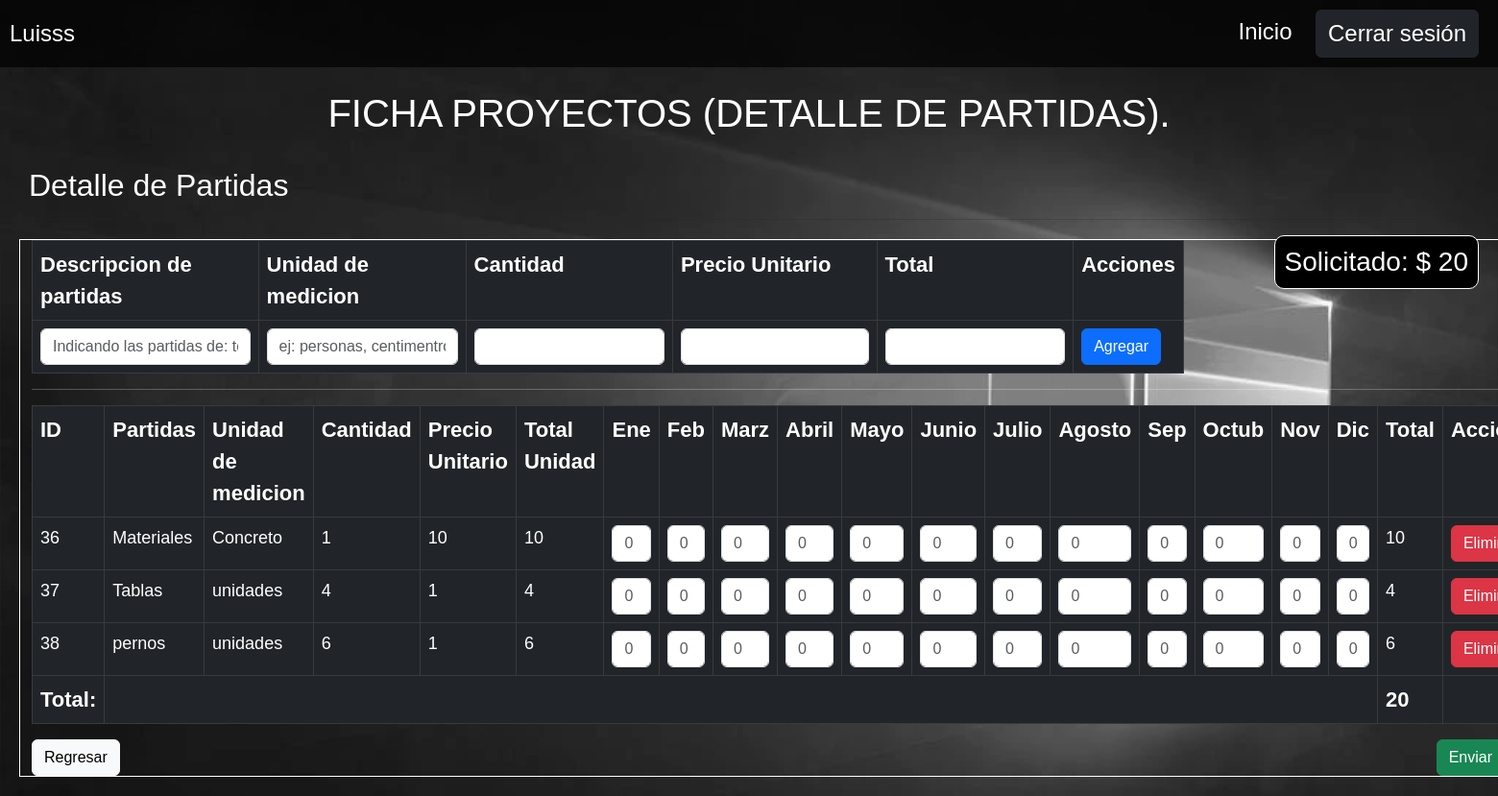
The app's page /Usuario/Tipo_fichas/ficha_PY_detalle.php?id_PY=1 (signed in) with its own data.
### tables this page shows
CREATE TABLE `ficha_proyectos` (
  `id_PY` int(255) NOT NULL,
  `nombre_ficha_PY` varchar(300) NOT NULL,
  `tipo_ficha_PY` int(11) NOT NULL,
  `fecha_PY` date NOT NULL,
  `direccion_PY` int(30) NOT NULL,
  `descripcion_PY` varchar(300) NOT NULL,
  `justificacion_PY` varchar(300) NOT NULL,
  `financiamiento_PY` int(30) NOT NULL,
  `aportes_externos_PY` int(30) NOT NULL,
  `total_PY` int(30) NOT NULL,
  `unidad_vecinal_PY` varchar(30) NOT NULL,
  `poblacion_PY` varchar(30) NOT NULL,
  `direccion_comuna_PY` varchar(30) NOT NULL,
  `propiedad_terreno_PY` varchar(30) NOT NULL,
  `plazo_ejecucion_PY` varchar(30) NOT NULL,
  `fecha_estima_inicio_PY` date NOT NULL,
  `fecha_estima_termi_PY` date NOT NULL,
  `procedimiento_PY` varchar(30) NOT NULL,
  `numero_benef_PY` int(10) NOT NULL,
  `inversionx_benefi_PY` int(30) NOT NULL,
  `costo_M2_construccion_PY` int(30) NOT NULL,
  `costo_anual_PY` int(30) NOT NULL,
  `usuario_PY` int(3) NOT NULL,
  `estado_ficha_PY` int(11) NOT NULL,
  `gestion_PY` int(1) NOT NULL,
  `clasificacion_PY` int(255) NOT NULL,
  `prioridad_PY` int(30) NOT NULL
);

CREATE TABLE `ficha_py_detalle_anual` (
  `id_PY_detalle` int(255) NOT NULL,
  `id_PY_derivado` int(255) NOT NULL,
  `descripcion_gasto_PY` varchar(300) NOT NULL,
  `unidades_partida_PY` varchar(30) NOT NULL,
  `cantidad_PY_partida` int(20) NOT NULL,
  `precio_unit_PY` int(20) NOT NULL,
  `total_PY` int(20) NOT NULL,
  `enero_PY` int(20) NOT NULL,
  `febrero_PY` int(20) NOT NULL,
  `marzo_PY` int(20) NOT NULL,
  `abril_PY` int(20) NOT NULL,
  `mayo_PY` int(20) NOT NULL,
  `junio_PY` int(20) NOT NULL,
  `julio_PY` int(20) NOT NULL,
  `agosto_PY` int(20) NOT NULL,
  `septiembre_PY` int(20) NOT NULL,
  `octubre_PY` int(20) NOT NULL,
  `noviembre_PY` int(20) NOT NULL,
  `diciembre_PY` int(20) NOT NULL,
  `total_anual_PY` int(20) NOT NULL
);

### Usuario/Tipo_fichas/ficha_PY_detalle.php (the view, shortened to what this page needs)
<?php
include("/xampp/htdocs/Sistema/controladores/cre_fichas/registro_PY_detalle.php");
$id_PY = $_GET['id_PY'];
$sql = "SELECT * FROM ficha_proyectos where id_PY = $id_PY";
$mostrar = mysqli_query($conexion1, $sql);
$fila = mysqli_fetch_assoc($mostrar);
$sql = "SELECT * FROM ficha_py_detalle_anual WHERE id_PY_derivado = $id_PY ";
$mostrar2 = mysqli_query($conexion1, $sql);
$suma_anual_py = 0;
?>
<!doctype html>
<html lang="en">
<head>
  <link href="https://cdn.jsdelivr.net/npm/bootstrap@5.3.0-alpha1/dist/css/bootstrap.min.css" rel="stylesheet">
</head>
<tbody>
  <div class="header">
    <h1><?php echo $_SESSION['nombre'] ?></h1>
    <div>
      <a href="../../Usuario/inicio_usuario.php">Inicio</a>
      <a href="../../controladores/usuario_cerrar_session.php">
        <button type="button" class="btn btn-dark">Cerrar sesión</button>
      </a>
    </div>
  </div>
</tbody>
<br>
<body>
<center><h1 style="color:white;">FICHA PROYECTOS (DETALLE DE PARTIDAS).</h1></center>
<br>
  <h2 style="color:white; margin-left:30px">Detalle de Partidas</h2>
  <tr>
    <td colspan="18">
      <hr>
    </td>
  </tr>
  <h3 style="float:right ; margin-right:20px ; color: white;">Solicitado: $ <?php echo $fila['total_PY'] ?></h3>
  <div class="container">
    <form action="" method="post">
      <table id="tabla_partida" class="table table-bordered table-hover table-dark table-responsive">
        <tr>
          <th>Descripcion de partidas</th>
          <th>Unidad de medicion</th>
          <th>Cantidad</th>
          <th>Precio Unitario</th>
          <th>Total</th>
          <th>Acciones</th>
        <tr>
          <td><input type="text" class="form-control" name="py_partida" placeholder="Indicando las partidas de: terreno, obras civiles, y del equipamiento si se postula con este. " required></td>
          <td> <input type="text" class="form-control" name="py_medicion" placeholder="ej: personas, centimentros, kilogramos, etc ..." required></td>
          <td><input type="number" class="form-control" name="py_cantidad" required></td>
          <td><input type="number" class="form-control" name="py_precio_unitario" required></td>
          <td><input type="number" name="total_partida" class="form-control" readonly></td>
          <td><input type="submit" class="btn btn-primary" value="Agregar" name="submit_PY_partida"></td>
        </tr>
      </table>
    </form>
    <form action="" method="post">
      <hr style="color:white;">
      <table class="table table-bordered table-hover table-dark table-responsive">
        <tr>
        <th scope="col">ID</th>
          <th scope="col">Partidas</th>
          <th scope="col">Unidad de medicion</th>
          <th scope="col">Cantidad</th>
          <th scope="col">Precio Unitario</th>
          <th scope="col">Total Unidad</th>
          <th scope="col">Ene</th>
          <th scope="col">Feb</th>
          <th scope="col">Marz</th>
          <th scope="col">Abril</th>
          <th scope="col">Mayo </th>
          <th scope="col">Junio</th>
          <th scope="col">Julio</th>
          <th scope="col">Agosto</th>
          <th scope="col">Sep</th>
          <th scope="col">Octub</th>
          <th scope="col">Nov</th>
          <th scope="col">Dic</th>
          <th scope="col">Total</th>
          <th>Acciones</th>
        </tr>
        <?php
        while ($detalle_anual = mysqli_fetch_array($mostrar2)) {
          $suma_anual_py += $detalle_anual['total_PY'];
        ?>
          <tr>
          <td><?php echo $detalle_anual['id_PY_detalle'] ?></td>
            <td><?php echo $detalle_anual['descripcion_gasto_PY'] ?></td>
            <td><?php echo $detalle_anual['unidades_partida_PY'] ?></td>
            <td><?php echo $detalle_anual['cantidad_PY_partida'] ?></td>
            <td><?php echo $detalle_anual['precio_unit_PY'] ?></td>
            <td><?php echo $detalle_anual['total_PY'] ?></td>
            <td><input type="text" class="form-control py-input" name="PY_Enero[]" placeholder="0"></td>
            <td><input type="text" class="form-control py-input" name="PY_Febrero[]" placeholder="0"></td>
            <td><input type="text" class="form-control py-input" name="PY_Marzo[]" placeholder="0"></td>
            <td><input type="text" class="form-control py-input" name="PY_Abril[]" placeholder="0"></td>
            <td><input type="text" class="form-control py-input" name="PY_Mayo[]" placeholder="0"></td>
            <td><input type="text" class="form-control py-input" name="PY_Junio[]" placeholder="0"></td>
            <td><input type="text" class="form-control py-input" name="PY_Julio[]" placeholder="0"></td>
            <td><input type="text" class="form-control py-input" name="PY_Agosto[]" placeholder="0"></td>
            <td><input type="text" class="form-control py-input" name="PY_Septiembre[]" placeholder="0"></td>
            <td><input type="text" class="form-control py-input" name="PY_Octubre[]" placeholder="0"></td>
            <td><input type="text" class="form-control py-input" name="PY_Noviembre[]" placeholder="0"></td>
            <td><input type="text" class="form-control py-input" name="PY_Diciembre[]" placeholder="0"></td>
            <td><?php echo $detalle_anual['total_PY'] ?></td>
            <td><a href="../../controladores/cre_fichas/eliminar_PY_anual.php?id_PY_detalle=<?php echo $detalle_anual['id_PY_detalle'] ?>&id_PY_derivado=<?php echo $id_PY ?>">
                <button type="button" class="btn btn-danger">Eliminar</button></a>
            </td>
          </tr>
        <?php
        }
        ?>
              <th>Total:</th>
      <th colspan="17"></th>
      <th><?php echo $suma_anual_py; ?></th>
      <th></th>
      </table>
      <th><a href="" style="float:right"><input type="submit" name="anual_py_guardar" class="btn btn-success" value="Enviar"></a>
        <a href="../inicio_usuario.php"><button type="button" class="btn btn-light">Regresar</button></a>
      </th>
    </form>
  </div>
</body>
</html>

### Usuario/Tipo_fichas/ficha_PY_detalle.php (style rules this page uses)
body { background-image: url('../../img/1366_2000.webp'); background-size: cover; font-family: Arial, Helvetica, sans-serif; }
.header { display: flex; justify-content: space-between; align-items: center; padding: 10px; background-color: rgba(1, 0, 0, 0.7); color: white; }
.header h1 { margin: 0; font-size: 24px; }
.header a { color: white; text-decoration: none; margin-right: 10px; font-size: 24px; }
.header button { margin-left: 10px; font-size: 24px; }
.container { margin: 20px; width: 100%; max-width: 1950px; font-family: Arial, Helvetica, sans-serif; border: 1px solid white; }
#tabla_partida { max-width: 1200px; }
th { font-size: 22px; }
td { font-size: 18px; }
h3 { border: 1px solid white; padding: 10px; border-radius: 10px; background-color: black; }

### records on screen
ficha_proyectos: total_PY "20"
ficha_py_detalle_anual: id_PY_detalle "36", descripcion_gasto_PY "Materiales", unidades_partida_PY "Concreto", cantidad_PY_partida "1", precio_unit_PY "10", total_PY "10"
ficha_py_detalle_anual: id_PY_detalle "37", descripcion_gasto_PY "Tablas", unidades_partida_PY "unidades", cantidad_PY_partida "4", precio_unit_PY "1", total_PY "4"
ficha_py_detalle_anual: id_PY_detalle "38", descripcion_gasto_PY "pernos", unidades_partida_PY "unidades", cantidad_PY_partida "6", precio_unit_PY "1", total_PY "6"

### other values on screen
$_SESSION['nombre'] "Luisss"
$suma_anual_py "20"
